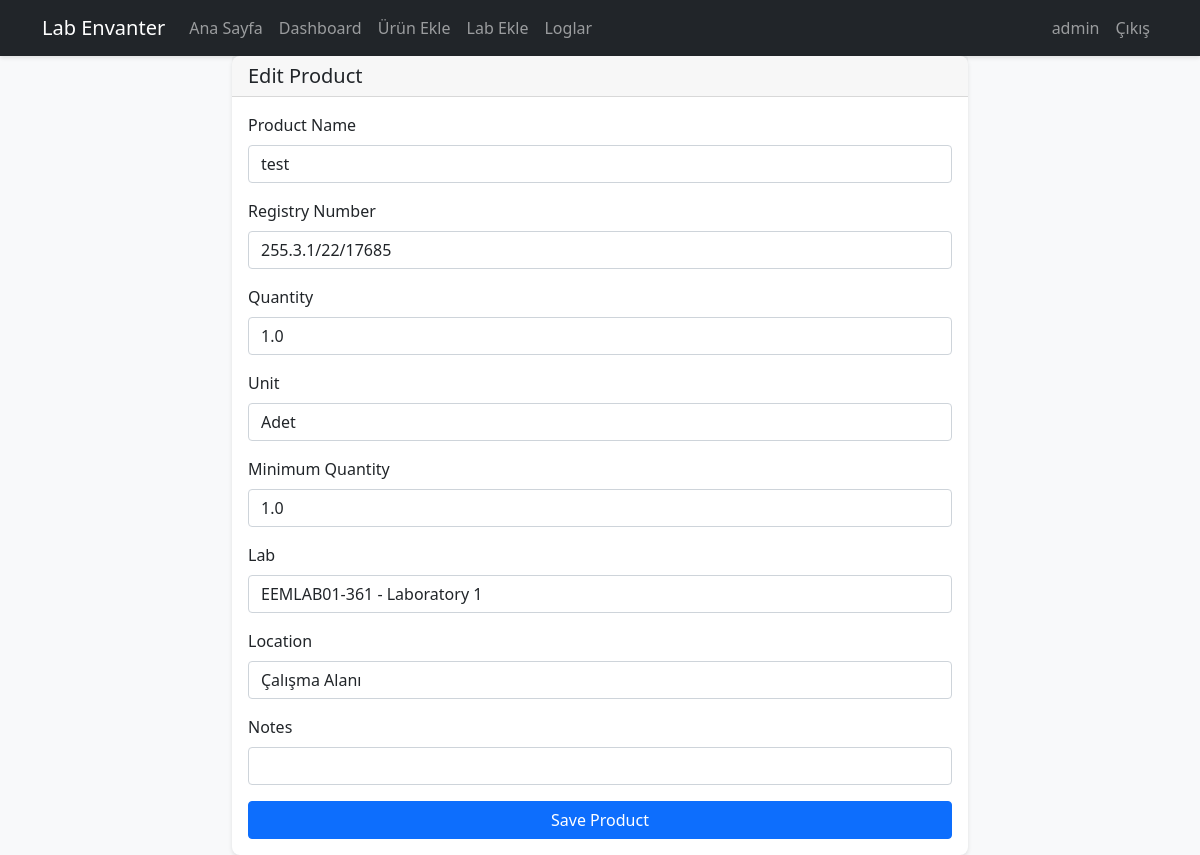
/product/1/edit (signed in), run on the app's committed database.
### app/models/user.py (models this page shows, shortened)
class User(UserMixin, db.Model):
    id = db.Column(db.Integer, primary_key=True)
    username = db.Column(db.String(64), unique=True, nullable=False, index=True)
    email = db.Column(db.String(120), unique=True, nullable=False, index=True)
    password_hash = db.Column(db.String(128))
    role = db.Column(db.String(20), nullable=False, default='user')
    created_at = db.Column(db.DateTime, default=datetime.utcnow)
    logs = db.relationship('UserLog', backref=db.backref('log_owner', lazy='joined'), lazy='dynamic')
    def is_editor(self):
        return self.role in ['admin', 'editor']

### app/models/product.py (models this page shows, shortened)
class Product(db.Model):
    id = db.Column(db.Integer, primary_key=True)
    name = db.Column(db.String(200), nullable=False)
    registry_number = db.Column(db.String(50), unique=True, nullable=False, index=True)
    quantity = db.Column(db.Float, nullable=False, default=0)
    unit = db.Column(db.String(20), nullable=False)
    minimum_quantity = db.Column(db.Float, default=0)
    location_type = db.Column(db.String(20), nullable=False)
    location_number = db.Column(db.String(20))
    location_position = db.Column(db.String(10))
    notes = db.Column(db.Text)
    created_at = db.Column(db.DateTime, default=datetime.utcnow)
    updated_at = db.Column(db.DateTime, default=datetime.utcnow, onupdate=datetime.utcnow)
    version_id = db.Column(db.Integer, nullable=False, default=0)
    lab_id = db.Column(db.Integer, db.ForeignKey('lab.id'), nullable=False)

### app/main/routes.py (the view, shortened to what this page needs)
@bp.route('/product/<int:id>/edit', methods=['GET', 'POST'])
@login_required
def edit_product(id):
    product = Product.query.get_or_404(id)
    form = ProductForm(obj=product)
    labs = Lab.get_predefined_labs()
    if product.location_type == 'workspace':
        form.location_number.data = 'workspace'
    else:
        form.location_number.data = f"cabinet-{product.location_number}-{product.location_position}"
    form.lab_id.data = product.lab_id
    if form.errors:
        for field, errors in form.errors.items():
            for error in errors:
                flash(f'{getattr(form, field).label.text}: {error}', 'error')
    return render_template('main/product_form.html', form=form, title='Edit Product', labs=labs)

### app/__init__.py (called while the page is built)
def create_app(config_class=Config):
    app = Flask(__name__)
    app.config.from_object(config_class)
    db.init_app(app)
    login_manager.init_app(app)
    socketio.init_app(app)
    migrate.init_app(app, db)
    login_manager.login_view = 'auth.login'
    login_manager.login_message = 'Please log in to access this page.'
    login_manager.login_message_category = 'info'
    @login_manager.user_loader
    def load_user(user_id):
        return User.query.get(int(user_id))
    from app.main import bp as main_bp
    from app.auth import bp as auth_bp
    app.register_blueprint(main_bp)
    app.register_blueprint(auth_bp, url_prefix='/auth')
    @app.context_processor
    def inject_models():
        return dict(Product=Product)
    return app

### app/main/forms.py (called while the page is built)
    def get_location_choices(self, lab_id):
        lab = Lab.query.get(lab_id)
        if not lab:
            return []
        choices = [('workspace', 'Çalışma Alanı')]
        for cabinet_num in range(1, lab.max_cabinets + 1):
            choices.append(
                (f"cabinet-{cabinet_num}-upper", f"Dolap No: {cabinet_num} - Üst")
            )
            choices.append(
                (f"cabinet-{cabinet_num}-lower", f"Dolap No: {cabinet_num} - Alt")
            )
        return choices

### app/models/lab.py (called while the page is built)
    @classmethod
    def get_predefined_labs(cls):
        for code,name,desc,maxc in cls.PREDEFINED_LABS:
            lab = cls.query.filter_by(code=code).first()
            if not lab:
                lab = cls(code=code, name=name, description=desc, max_cabinets=maxc)
                db.session.add(lab)
        db.session.commit()
        return cls.query.filter(cls.code.in_([c for c,_,_,_ in cls.PREDEFINED_LABS])).all()

### app/templates/main/product_form.html (shortened to what this page needs)
{% extends "base.html" %}
{% block content %}
<div class="container">
    <div class="row justify-content-center">
        <div class="col-md-8">
            <div class="card">
                <div class="card-header">
                    <h2 class="h5 mb-0">{{ title }}</h2>
                </div>
                <div class="card-body">
                    <form method="POST" id="productForm">
                        <div class="mb-3">
                            {{ form.name.label(class="form-label") }}
                            {{ form.name(class="form-control") }}
                        </div>
                        <div class="mb-3">
                            {{ form.registry_number.label(class="form-label") }}
                            {{ form.registry_number(class="form-control") }}
                        </div>
                        <div class="mb-3">
                            {{ form.quantity.label(class="form-label") }}
                            {{ form.quantity(class="form-control") }}
                        </div>
                        <div class="mb-3">
                            {{ form.unit.label(class="form-label") }}
                            {{ form.unit(class="form-control") }}
                        </div>
                        <div class="mb-3">
                            {{ form.minimum_quantity.label(class="form-label") }}
                            {{ form.minimum_quantity(class="form-control") }}
                        </div>
                        <div class="mb-3">
                            {{ form.lab_id.label(class="form-label") }}
                            {{ form.lab_id(class="form-control") }}
                        </div>
                        <div class="mb-3">
                            {{ form.location_number.label(class="form-label") }}
                            {{ form.location_number(class="form-control") }}
                        </div>
                        <div class="mb-3">
                            {{ form.notes.label(class="form-label") }}
                            {{ form.notes(class="form-control") }}
                        </div>
                        {{ form.submit(class="btn btn-primary w-100") }}
                    </form>
                </div>
            </div>
        </div>
    </div>
</div>
{% endblock %}

### app/templates/includes/navbar.html (shortened to what this page needs)
<nav class="navbar navbar-expand-lg navbar-dark bg-dark">
    <div class="container">
        <a class="navbar-brand" href="{{ url_for('main.index') }}">Lab Envanter</a>
        <div class="collapse navbar-collapse" id="navbarNav">
            <ul class="navbar-nav me-auto">
                {% if current_user.is_authenticated %}
                    <li class="nav-item">
                        <a class="nav-link" href="{{ url_for('main.index') }}">Ana Sayfa</a>
                    </li>
                    <li class="nav-item">
                        <a class="nav-link" href="{{ url_for('main.dashboard') }}">Dashboard</a>
                    </li>
                    {% if current_user.is_editor() %}
                        <li class="nav-item">
                            <a class="nav-link" href="{{ url_for('main.add_product') }}">Ürün Ekle</a>
                        </li>
                        <li class="nav-item">
                            <a class="nav-link" href="{{ url_for('main.add_lab') }}">Lab Ekle</a>
                        </li>
                    {% endif %}
                    <li class="nav-item">
                        <a class="nav-link" href="{{ url_for('main.user_logs') }}">Loglar</a>
                    </li>
                {% endif %}
            </ul>
            <ul class="navbar-nav">
                {% if current_user.is_authenticated %}
                    <li class="nav-item">
                        <span class="nav-link">{{ current_user.username }}</span>
                    </li>
                    <li class="nav-item">
                        <a class="nav-link" href="{{ url_for('auth.logout') }}">Çıkış</a>
                    </li>
                {% else %}
                    <li class="nav-item">
                        <a class="nav-link" href="{{ url_for('auth.login') }}">Giriş</a>
                    </li>
                {% endif %}
            </ul>
        </div>
    </div>
</nav>

### app/static/css/style.css (style rules this page uses)
body { background-color: #f8f9fa; }
.card { box-shadow: 0 2px 4px rgba(0, 0, 0, 0.1); border: none; border-radius: 8px; }
.navbar { box-shadow: 0 2px 4px rgba(0, 0, 0, 0.1); }

### data on the page
User: username "admin"
Product: name "test", registry_number "255.3.1/22/17685", quantity "1.0", unit "Adet", minimum_quantity "1.0", lab_id "EEMLAB01-361 - Laboratory 1", location_number "Çalışma Alanı"

### other printed values
{{ title }} "Edit Product"
